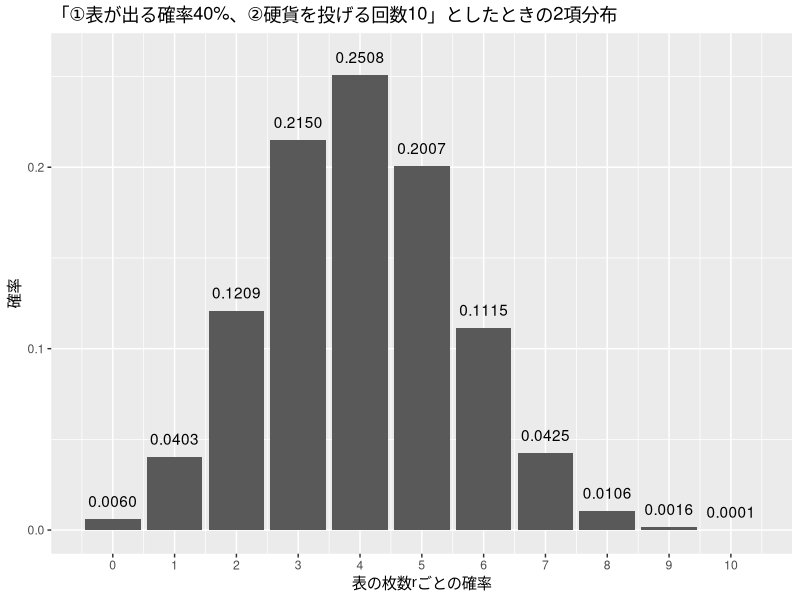
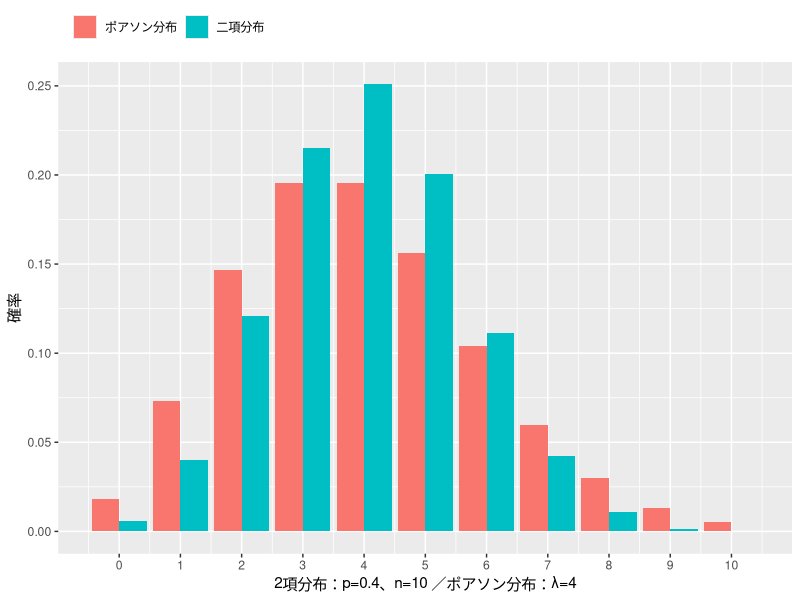
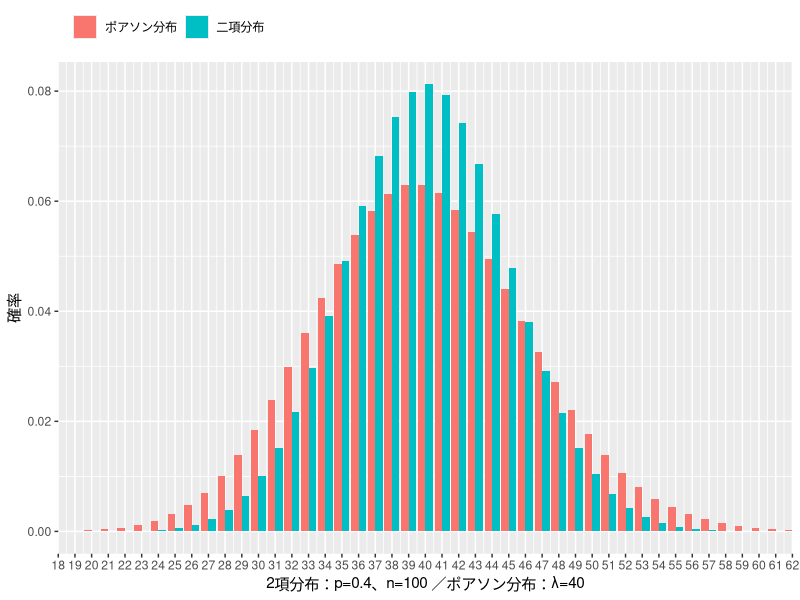
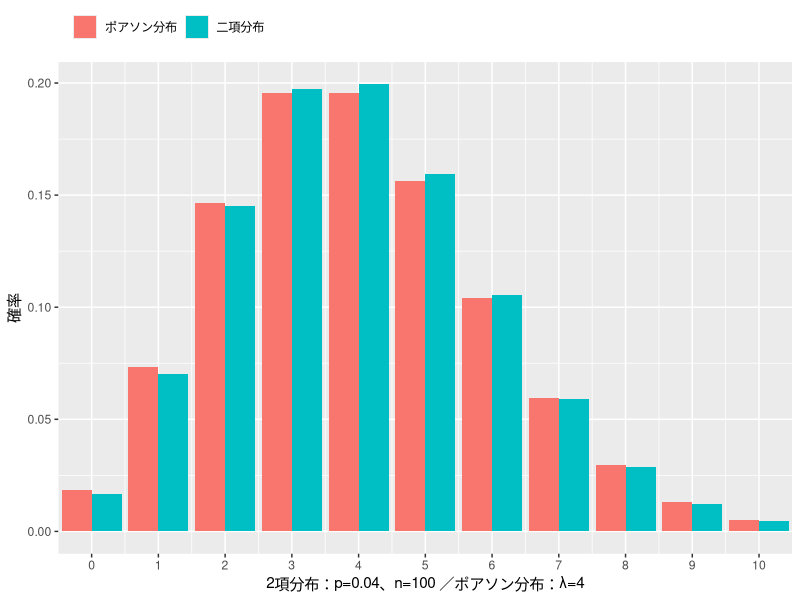
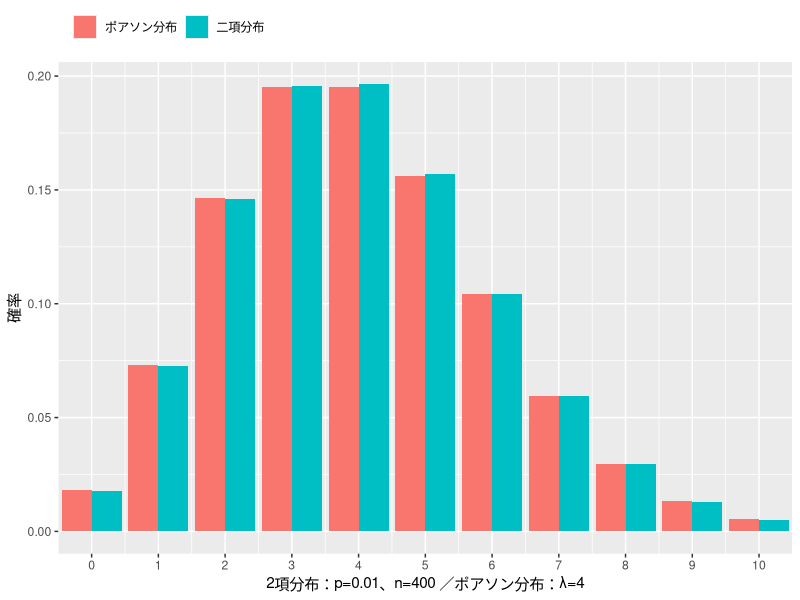
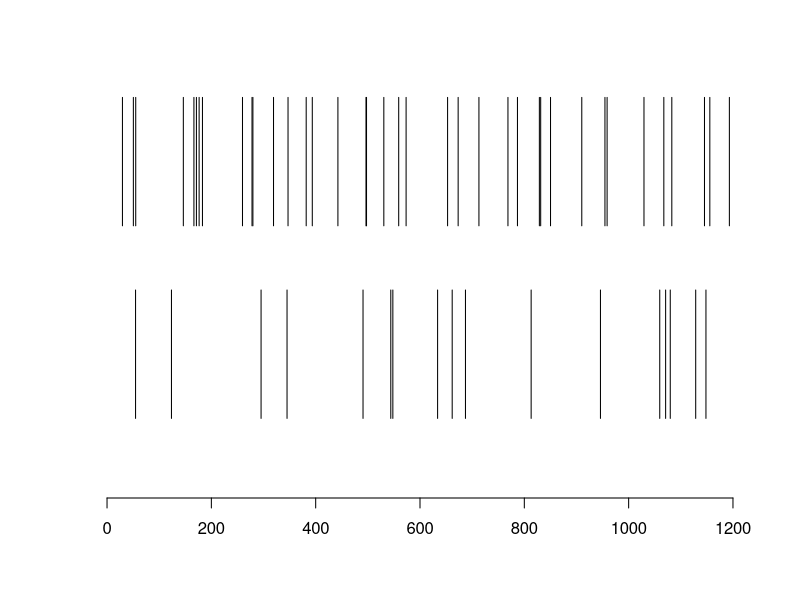

These charts were generated, in order, by the following R code:
## ---- chunk 1
knitr::opts_chunk$set(echo = TRUE, message = FALSE)
set.seed(123)
## ---- chunk 2
library(tidyverse)
## ---- chunk 3

ggplot(data = data.frame(x = 0:10, y = dbinom(0:10, size = 10, prob = 0.4)), aes(x, y)) +
  geom_col() +
  geom_text(aes(label = format(y, digits = 2)), nudge_y = 0.01) +
  scale_x_continuous(breaks = 0:10) +
  labs(x = "表の枚数rごとの確率", y = "確率") +
  ggtitle("「①表が出る確率40%、②硬貨を投げる回数10」としたときの2項分布")

## ---- chunk 4
data.frame(x = 0:10) %>% 
  mutate(二項分布 = dbinom(x, size = 10, prob = 0.4),
         ポアソン分布 = dpois(x, lambda = 10 * 0.4)) %>% 
  gather(key, value, -x) %>% 
  ggplot(aes(x, value, fill = key)) +
  geom_col(position = "dodge") +
  scale_x_continuous(breaks = 0:10) +
  scale_fill_discrete(name = "") +
  labs(x = "2項分布：p=0.4、n=10 ／ポアソン分布：λ=4", y = "確率") + 
  theme(legend.position = "top", legend.justification = c(0,0))
## ---- chunk 5
data.frame(x = 0:100) %>% 
  mutate(二項分布 = dbinom(x, size = 100, prob = 0.4),
         ポアソン分布 = dpois(x, lambda = 100 * 0.4)) %>% 
  gather(key, value, -x) %>% 
  ggplot(aes(x, value, fill = key)) +
  geom_col(position = "dodge") +
  scale_x_continuous(breaks = 0:100) +
    coord_cartesian(xlim = c(20,60)) +
  scale_fill_discrete(name = "") +
  labs(x = "2項分布：p=0.4、n=100 ／ポアソン分布：λ=40", y = "確率") + 
  theme(legend.position = "top", legend.justification = c(0,0))
## ---- chunk 6
data.frame(x = 0:100) %>% 
  mutate(二項分布 = dbinom(x, size = 100, prob = 0.04),
         ポアソン分布 = dpois(x, lambda = 100 * 0.04)) %>% 
  gather(key, value, -x) %>% 
  ggplot(aes(x, value, fill = key)) +
  geom_col(position = "dodge") +
  scale_x_continuous(breaks = 0:100) +
  coord_cartesian(xlim = c(0,10)) +
  scale_fill_discrete(name = "") +
  labs(x = "2項分布：p=0.04、n=100 ／ポアソン分布：λ=4", y = "確率") + 
  theme(legend.position = "top", legend.justification = c(0,0))
## ---- chunk 7
data.frame(x = 0:100) %>% 
  mutate(二項分布 = dbinom(x, size = 400, prob = 0.01),
         ポアソン分布 = dpois(x, lambda = 400 * 0.01)) %>% 
  gather(key, value, -x) %>% 
  ggplot(aes(x, value, fill = key)) +
  geom_col(position = "dodge") +
  scale_x_continuous(breaks = 0:100) +
  coord_cartesian(xlim = c(0,10)) +
  scale_fill_discrete(name = "") +
  labs(x = "2項分布：p=0.01、n=400 ／ポアソン分布：λ=4", y = "確率") + 
  theme(legend.position = "top", legend.justification = c(0,0))
## ---- chunk 8
plot(c(0, 1200), c(0,3), type="n", axes = FALSE, xlab = "", ylab = "")
axis(1)
r1 = runif(17) * 1200 # 0～1秒間に17回起こる一様分布に従う乱数を1200倍したもの。 runif(17, min = 0, max = 1200)と意味は一緒
r2 = runif(38) * 1200 # 0～1秒間に38回起こる一様分布に従う乱数を1200倍したもの。 runif(38, min = 0, max = 1200)と意味は一緒
segments(r1, 0.5, r1, 1.5)
segments(r2, 2, r2, 3)
## ---- chunk 9
binom.test(17, 17+38, 0.5)
## ---- chunk 10
poisson.test(17, 1200, 38/1200)
## ---- chunk 11
poisson.test(17, 1, 38)
